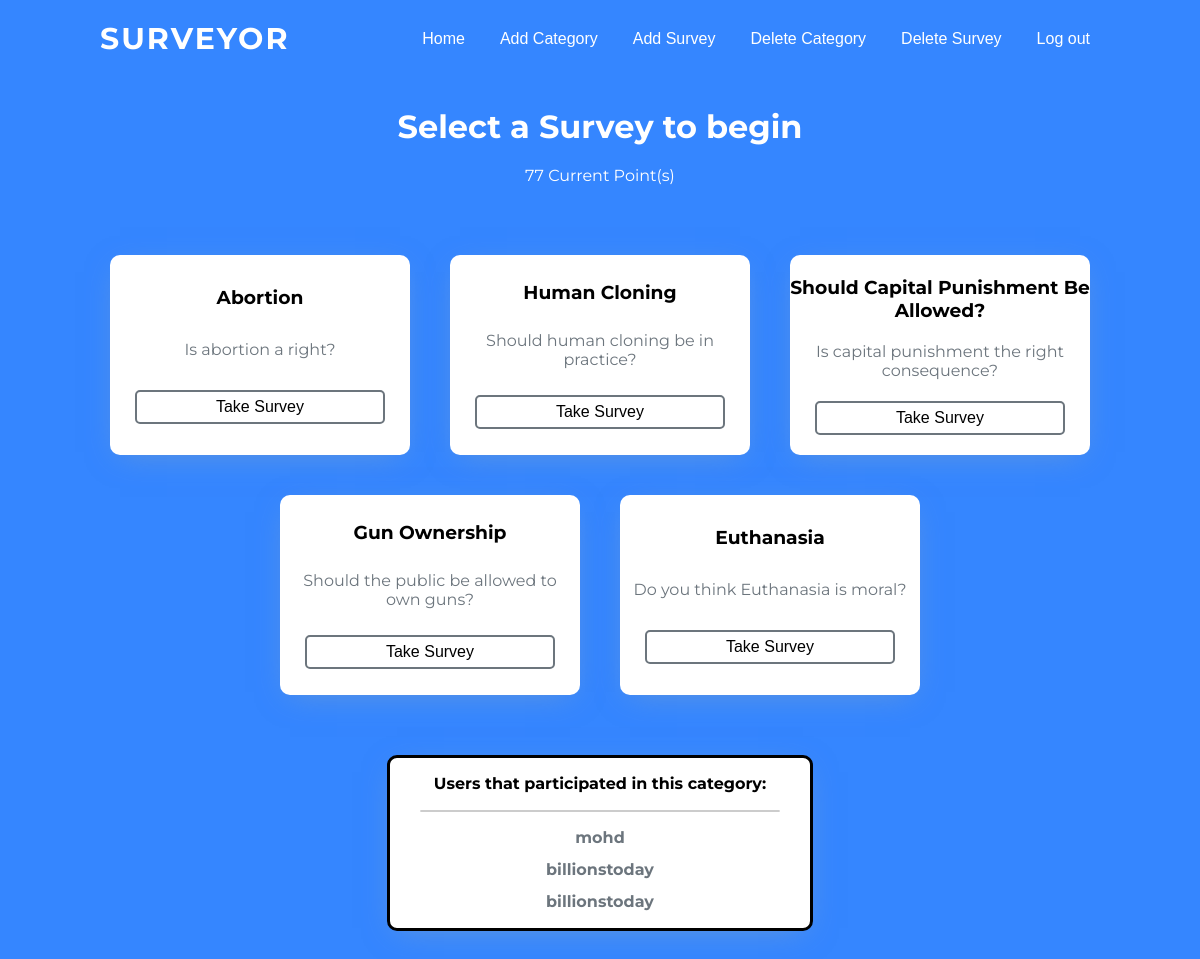
/surveys/5 (signed in), run on an earlier commit of the app's database.
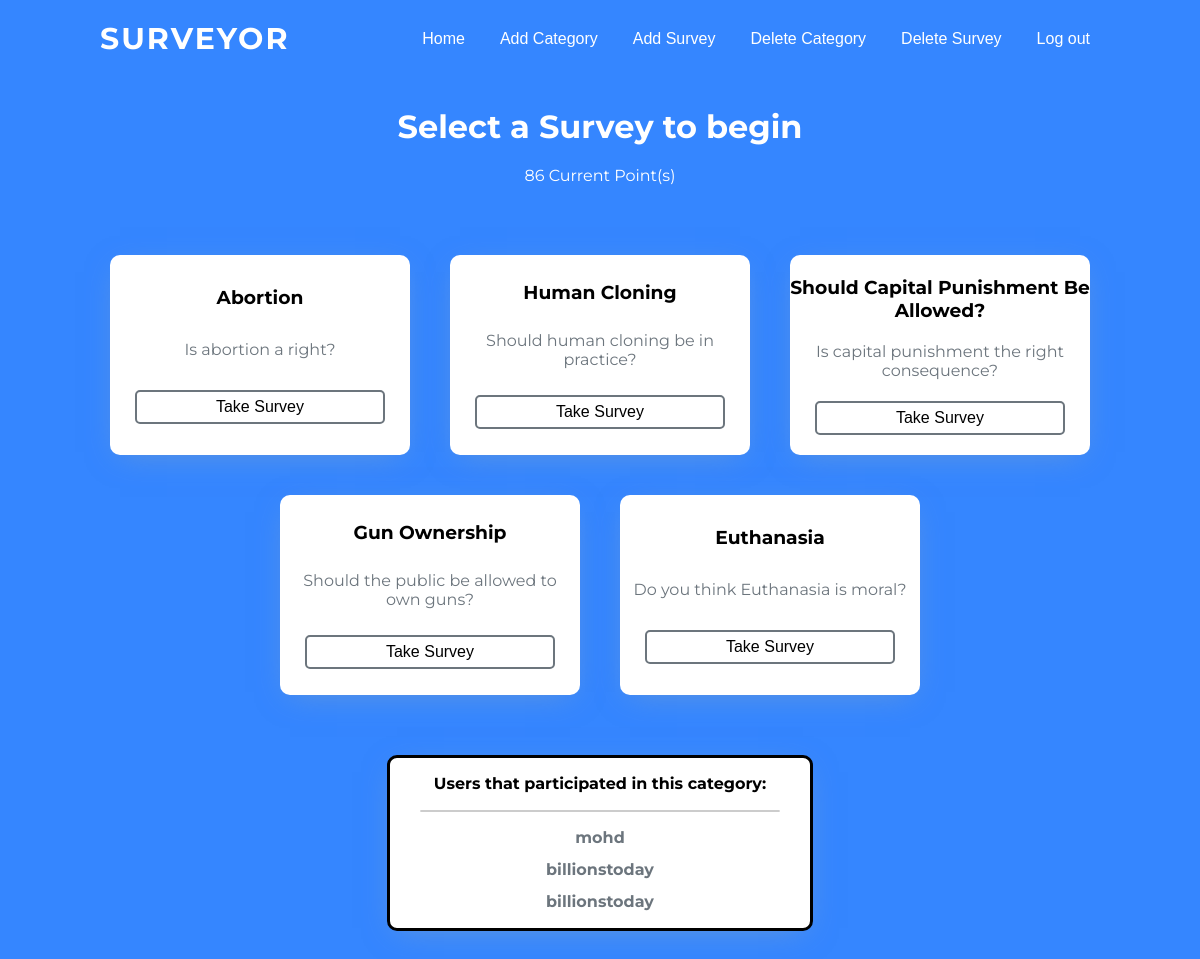
And on a later commit of the database.
### surveyapp/models.py (models this page shows, shortened)
class User(AbstractUser):
    points = models.IntegerField(default=0)

class Survey(models.Model):
    title_name = models.CharField(max_length=200)
    category = models.ForeignKey(Category, on_delete=models.CASCADE)
    subtitle = models.CharField(max_length=100, null=True)
    people = models.IntegerField(default=0)
    question = models.CharField(max_length=200, default="")
    agree = models.IntegerField(default=0)
    stronglyagree = models.IntegerField(default=0)
    neutral = models.IntegerField(default=0)
    disagree = models.IntegerField(default=0)
    stronglydisagree = models.IntegerField(default=0)

### surveyapp/views.py (the view)
# urls.py: path("surveys/<str:topic>", views.Surveys, name="surveys"),
@login_required(login_url="/login")
def Surveys(request, topic):
    surveys = Survey.objects.filter(category=topic)
    category = Category.objects.get(id=topic)
    users = category.users
    x = users.split(',')
    return render(request, "surveyapp/surveys.html", {"surveys": surveys, "points": request.user.points, "users": x})

### surveyapp/templates/surveyapp/surveys.html
{% extends "surveyapp/base.html" %}
{% block body %}
<div class="title">
  <h1>Select a Survey to begin</h1>
  <p class="points">{{request.user.points}} Current Point(s)</p>
</div>
<div class="survey-topics">
  {% for s in surveys %}
  <div class="topic">
    <h3>{{s.title_name}}</h3>
    <p>{{s.subtitle}}</p>
    <a href="{% url 'singlesurvey' s.id %}">
      <input type="button" value="Take Survey" class="survey-button">
    </a>
  </div>
  {% endfor %}
</div>
<div class="participants">
  Users that participated in this category:
  <hr>
  {% for u in users %}
  <div class="names">
    {{u}}
  </div>
  {% endfor %}
</div>
{% endblock %}

### surveyapp/templates/surveyapp/base.html (shortened to what this page needs)
<!DOCTYPE html>
{% load static %}
<html lang="en">
<head>
  <link rel="stylesheet" href="{% static 'css/styles.css' %}">
  <link rel="stylesheet" href="{% static 'css/styles.css'%}">
</head>
<body>
  <div class="navbar">
    <a href="{% url 'index' %}" class="name">Surveyor</a>
    <div class="nav">
      <a href="{% url 'index' %}">Home</a>
      {% if user.is_authenticated %}
      <a href="{% url 'addcat' %}">Add Category</a>
      <a href="{% url 'addsurv' %}">Add Survey</a>
      <a href="{% url 'deletecat' %}">Delete Category</a>
      <a href="{% url 'deletesurv' %}">Delete Survey</a>
      <a href="{% url 'logout' %}">Log out</a>
      {% else %}
      <a href="{% url 'login' %}">Login</a>
      <a href="{% url 'signup' %}">Sign Up</a>
      {% endif %}
    </div>
  </div>
  {%block body%}
  {% endblock %}
</body>
</html>

### surveyapp/static/css/styles.css (style rules this page uses)
* { margin: 0; padding: 0; }
body { font-family: Montserrat; background-color: #3586ff; }
.navbar { position: flex; justify-content: space-between; display: flex; align-items: center; padding: 20px 100px; }
.navbar .name { color: white; font-weight: 700; text-transform: uppercase; font-size: 30px; text-decoration: none; letter-spacing: 2px; }
.navbar .nav { position: relative; display: flex; right: 0; align-items: center; }
.navbar .nav a { color: white; font-size: 16px; font-weight: 500; text-decoration: none; margin-left: 15px; padding: 0 10px; font-family: 'Poppins', sans-serif; }
a { text-decoration: none; color: black; }
.title { text-align: center; color: white; padding: 30px 0 30px 0; }
.survey-topics { display: flex; flex-wrap: wrap; flex-direction: row-reverse; justify-content: center; align-items: center; }
.topic { display: flex; flex-direction: column; justify-content: space-evenly; align-items: center; text-align: center; width: 300px; margin: 20px; height: 200px; background-color: white; box-shadow: 0 7px 30px -10px rgba(150, 170, 180, 0.5); border-radius: 10px; }
.topic p { color: #6c757d; margin: 0 10px; }
.points { padding: 20px; }
.survey-button { border-radius: 5px; padding: 6px 12px; background-color: transparent; border: 2px solid #6c757d; transition: 0.2s; }
.participants { border: 3px solid black; line-height: 2; display: flex; justify-content: center; flex-direction: column; text-align: center; margin: 40px auto; width: 400px; text-align: center; font-weight: bold; padding: 10px; background-color: white; box-shadow: 0 7px 30px -10px rgba(150, 170, 180, 0.5); border-radius: 10px; }
.participants hr { margin: 10px 20px; border: 1px solid #cccccc; border-radius: 50px; background-color: #cccccc; }
.names { color: #6c757d; }
input { border: none; box-sizing: border-box; background-color: #ECF0F1; outline: none; border-radius: 6px; font-size: 16px; font-weight: 200; padding: 10px 10px; width: 250px; transition: border .5s; }

What changed in the data, as far as the page shows it:
changed User: user.points "77" → "86"
